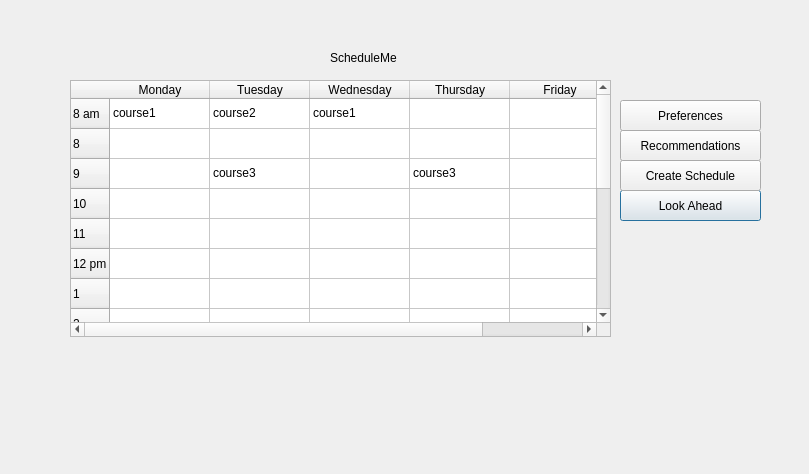
<?xml version="1.0" encoding="UTF-8"?>
<ui version="4.0">
 <class>Dialog</class>
 <widget class="QDialog" name="Dialog">
  <property name="geometry">
   <rect>
    <x>0</x>
    <y>0</y>
    <width>809</width>
    <height>474</height>
   </rect>
  </property>
  <property name="windowTitle">
   <string>Dialog</string>
  </property>
  <widget class="QTableWidget" name="schedule_tbl">
   <property name="geometry">
    <rect>
     <x>70</x>
     <y>80</y>
     <width>541</width>
     <height>257</height>
    </rect>
   </property>
   <row>
    <property name="text">
     <string>8 am</string>
    </property>
   </row>
   <row>
    <property name="text">
     <string>8</string>
    </property>
   </row>
   <row>
    <property name="text">
     <string>9</string>
    </property>
   </row>
   <row>
    <property name="text">
     <string>10</string>
    </property>
   </row>
   <row>
    <property name="text">
     <string>11</string>
    </property>
   </row>
   <row>
    <property name="text">
     <string>12 pm</string>
    </property>
   </row>
   <row>
    <property name="text">
     <string>1</string>
    </property>
   </row>
   <row>
    <property name="text">
     <string>2</string>
    </property>
   </row>
   <row>
    <property name="text">
     <string>3</string>
    </property>
   </row>
   <row>
    <property name="text">
     <string>4</string>
    </property>
   </row>
   <row>
    <property name="text">
     <string>5</string>
    </property>
   </row>
   <row>
    <property name="text">
     <string>6</string>
    </property>
   </row>
   <row>
    <property name="text">
     <string>7</string>
    </property>
   </row>
   <row>
    <property name="text">
     <string>8</string>
    </property>
   </row>
   <row>
    <property name="text">
     <string>9</string>
    </property>
   </row>
   <row>
    <property name="text">
     <string>11</string>
    </property>
   </row>
   <column>
    <property name="text">
     <string>Monday</string>
    </property>
   </column>
   <column>
    <property name="text">
     <string>Tuesday</string>
    </property>
   </column>
   <column>
    <property name="text">
     <string>Wednesday</string>
    </property>
   </column>
   <column>
    <property name="text">
     <string>Thursday</string>
    </property>
   </column>
   <column>
    <property name="text">
     <string>Friday</string>
    </property>
   </column>
   <item row="0" column="0">
    <property name="text">
     <string>course1</string>
    </property>
   </item>
   <item row="0" column="1">
    <property name="text">
     <string>course2</string>
    </property>
   </item>
   <item row="0" column="2">
    <property name="text">
     <string>course1</string>
    </property>
   </item>
   <item row="1" column="0">
    <property name="text">
     <string/>
    </property>
   </item>
   <item row="1" column="2">
    <property name="text">
     <string/>
    </property>
   </item>
   <item row="2" column="1">
    <property name="text">
     <string>course3</string>
    </property>
   </item>
   <item row="2" column="3">
    <property name="text">
     <string>course3</string>
    </property>
   </item>
  </widget>
  <widget class="QPushButton" name="look_ahead_btn">
   <property name="geometry">
    <rect>
     <x>620</x>
     <y>190</y>
     <width>141</width>
     <height>31</height>
    </rect>
   </property>
   <property name="text">
    <string>Look Ahead</string>
   </property>
  </widget>
  <widget class="QPushButton" name="create_schedule_btn">
   <property name="geometry">
    <rect>
     <x>620</x>
     <y>160</y>
     <width>141</width>
     <height>31</height>
    </rect>
   </property>
   <property name="text">
    <string>Create Schedule</string>
   </property>
  </widget>
  <widget class="QLabel" name="schedule_me_lbl">
   <property name="geometry">
    <rect>
     <x>330</x>
     <y>50</y>
     <width>81</width>
     <height>16</height>
    </rect>
   </property>
   <property name="text">
    <string>ScheduleMe</string>
   </property>
  </widget>
  <widget class="QPushButton" name="recommendations_btn">
   <property name="geometry">
    <rect>
     <x>620</x>
     <y>130</y>
     <width>141</width>
     <height>31</height>
    </rect>
   </property>
   <property name="text">
    <string>Recommendations</string>
   </property>
  </widget>
  <widget class="QPushButton" name="preferences_btn">
   <property name="geometry">
    <rect>
     <x>620</x>
     <y>100</y>
     <width>141</width>
     <height>31</height>
    </rect>
   </property>
   <property name="text">
    <string>Preferences</string>
   </property>
  </widget>
 </widget>
 <layoutdefault spacing="6" margin="11"/>
 <resources/>
 <connections/>
</ui>
